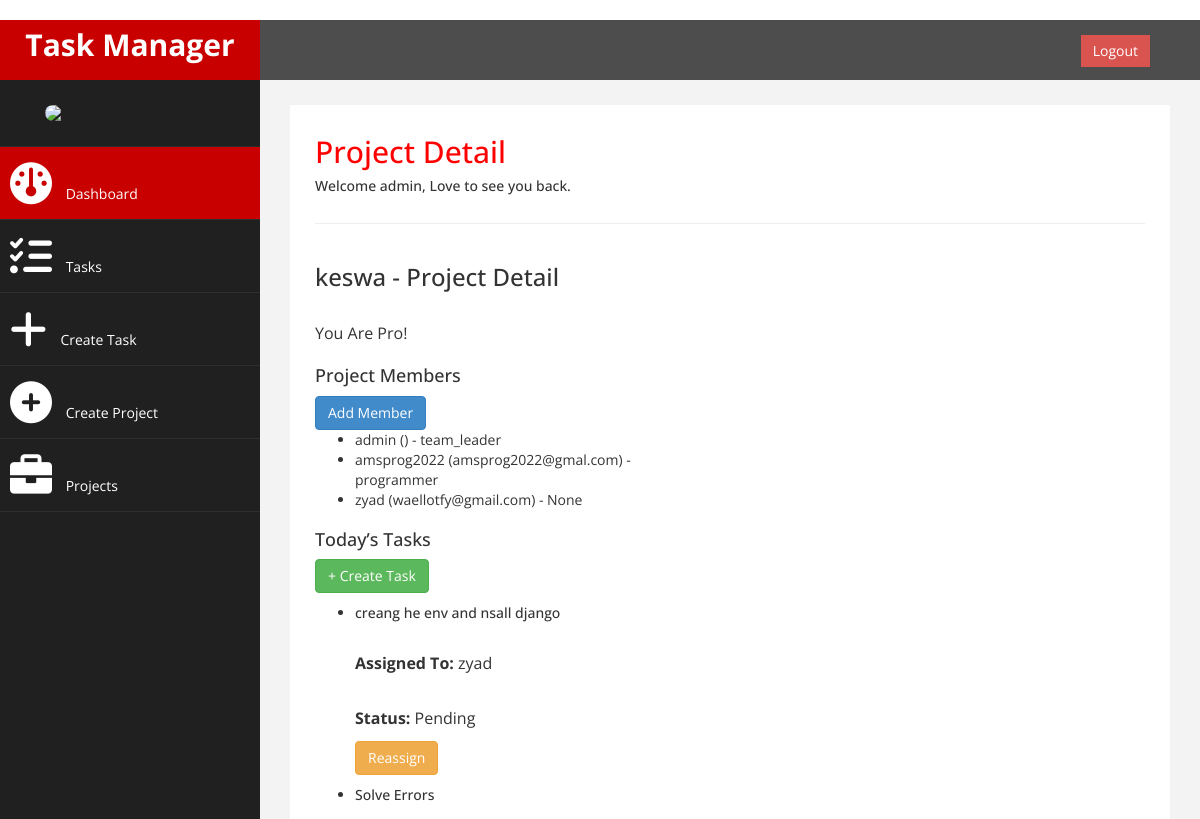
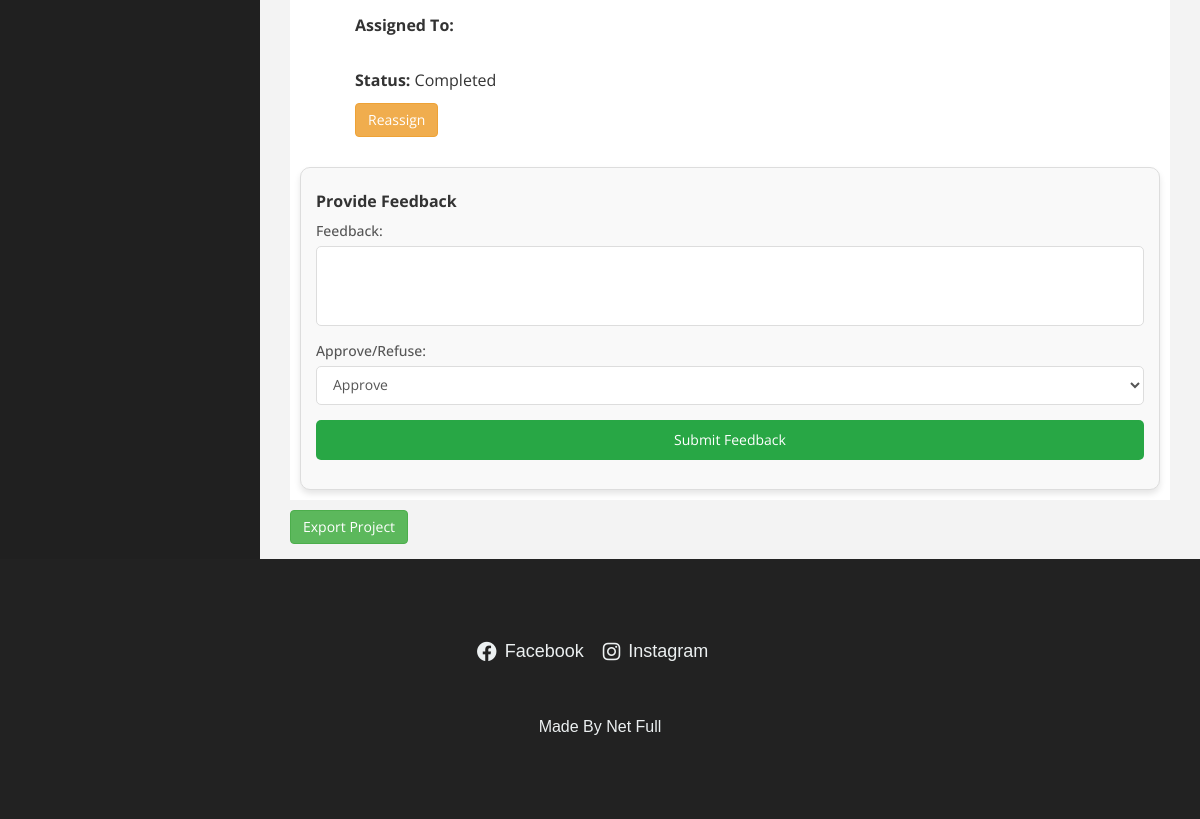
The app's page /project/2/ (signed in), older data (2 pictures, top to bottom).
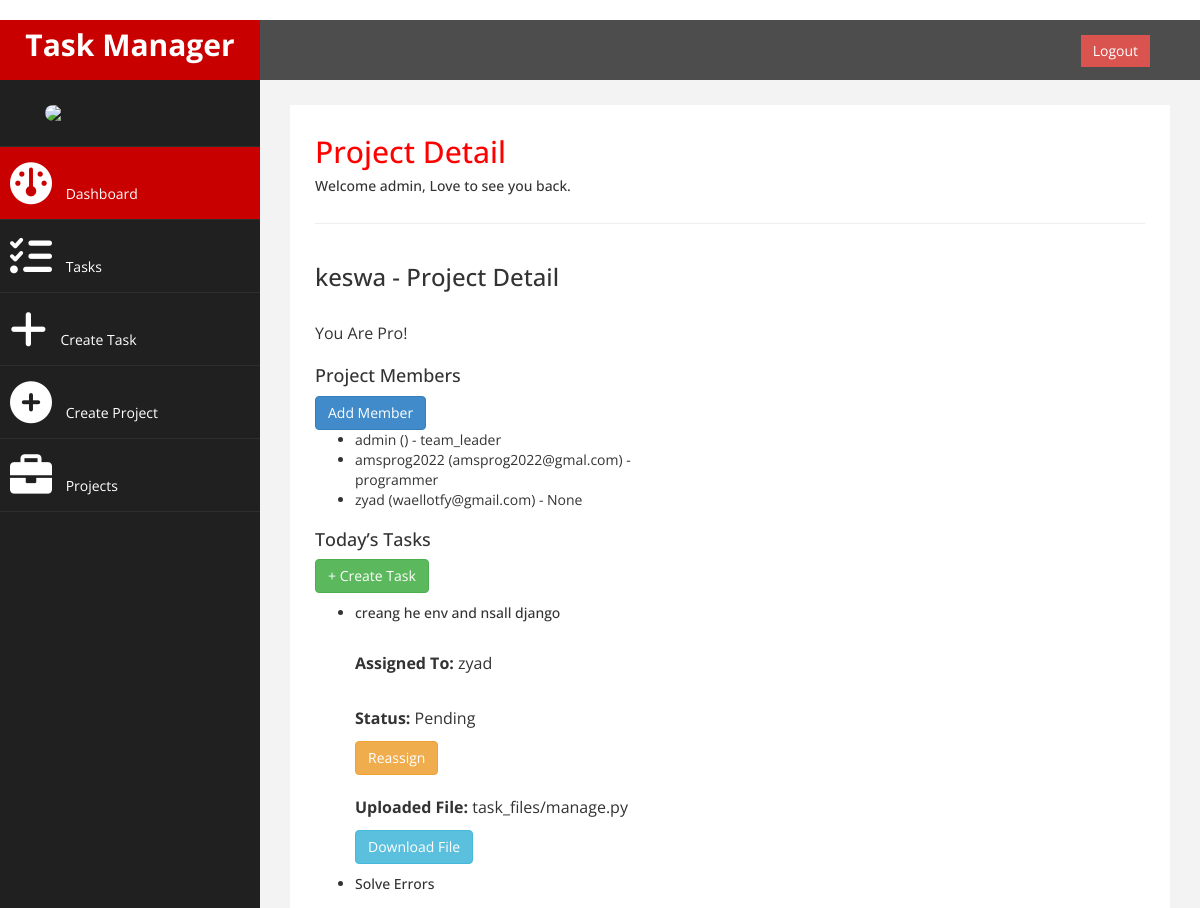
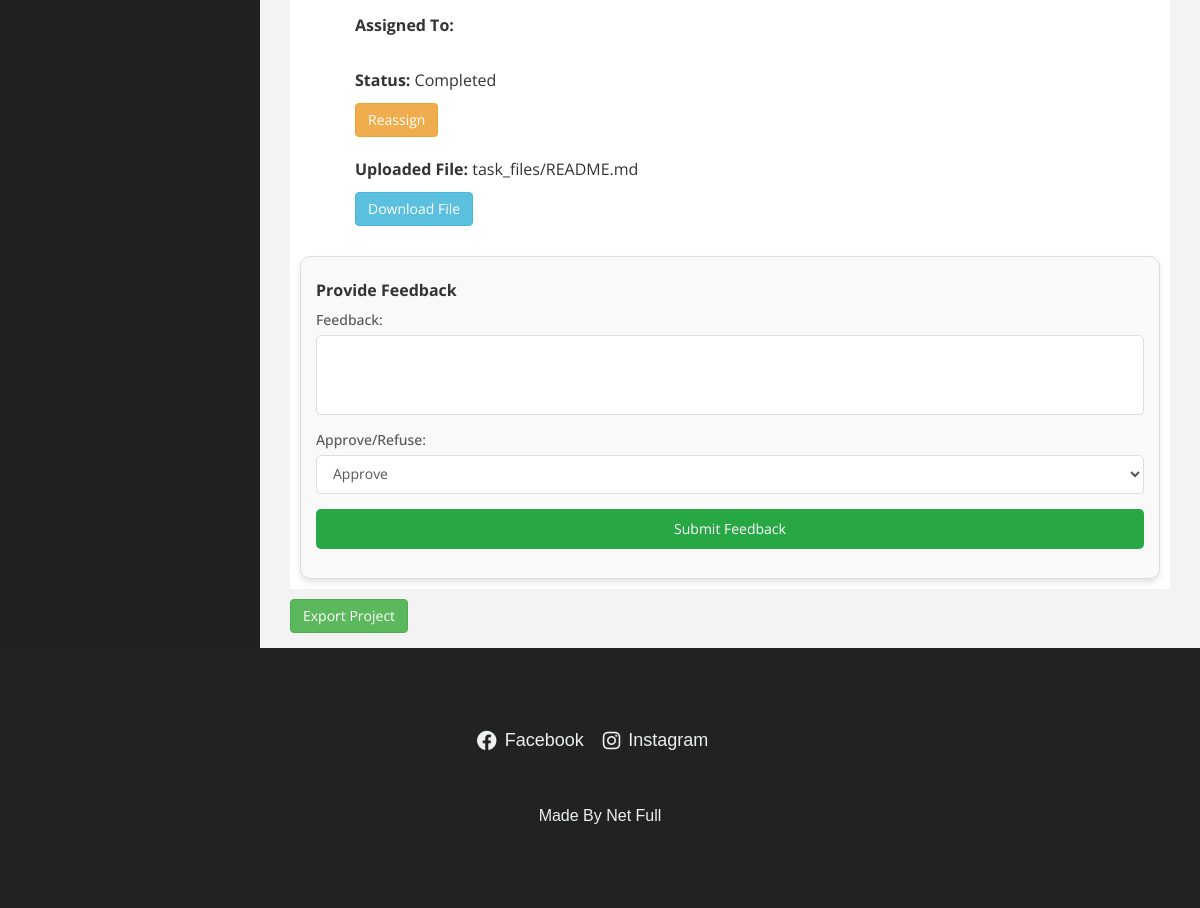
The same page, newer data (2 pictures, top to bottom).
### welcome/models.py (models this page shows)
class ProUserTask(models.Model):
    user = models.ForeignKey(CustomUser, on_delete=models.CASCADE)  # Task creator
    task_name = models.CharField(max_length=255)
    project = models.ForeignKey(
        'Project', on_delete=models.CASCADE, null=True, blank=True, related_name='tasks'
    )  # Related name for reverse querying tasks by project
    assigned_to = models.ForeignKey(
        CustomUser, on_delete=models.SET_NULL, null=True, blank=True, related_name='assigned_tasks'
    )  # User to whom the task is assigned
    uploaded_file = models.FileField(upload_to='task_files/', null=True, blank=True)
    created_at = models.DateTimeField(auto_now_add=True)
    is_done = models.BooleanField(default=False)
    def __str__(self):
        return self.task_name

class CustomUser(AbstractUser):
    subscription_type = models.CharField(
        max_length=20,
        choices=[('free', 'Free'), ('pro', 'Pro')],
        default='free'
    )
    ROLE_CHOICES = [
        ('team_leader', 'Team Leader'),
        ('product_owner', 'Product Owner'),
        ('programmer', 'Programmer'),
    ]
    role = models.CharField(max_length=20, choices=ROLE_CHOICES, null=True)
    trial_start_date = models.DateField(null=True, blank=True)
    category = models.CharField(
        max_length=20,
        choices=[('programming', 'Programming'), ('education', 'Education'), ('crm', 'CRM')],
        null=True
    )
    pro_subscription_date = models.DateField(null=True, blank=True)
    subscription_end_date = models.DateField(null=True, blank=True)
    groups = models.ManyToManyField(
        Group,
        related_name="custom_user_groups",
        blank=True
    )
    user_permissions = models.ManyToManyField(
        Permission,
        related_name="custom_user_permissions",
        blank=True
    )

### welcome/views.py (the view)
# urls.py: path('project/<int:project_id>/', views.project_detail, name='project_detail'),
@login_required
def project_detail(request, project_id):
    project = get_object_or_404(Project, id=project_id)
    if request.user != project.created_by and request.user not in project.members.all():
        return HttpResponseForbidden("You do not have permission to view this project.")
    tasks = project.tasks.all()
    print(f"Tasks for project {project_id}: {tasks}")
    return render(request, 'project_detail.html', {
        'project': project,
        'tasks': tasks,
        'members': project.members.all()
    })

### welcome/templates/project_detail.html (shortened to what the changed rows need)
﻿﻿﻿{% load static %}
<!DOCTYPE html>
<html xmlns="http://www.w3.org/1999/xhtml">
<head>
    <link href="{% static 'bootstrap.css' %}" rel="stylesheet" />
    <link href="{% static 'font-awesome.css' %}" rel="stylesheet" />
    <link rel="stylesheet" href="https://cdnjs.cloudflare.com/ajax/libs/font-awesome/6.0.0-beta3/css/all.min.css" />
    <link href="{% static 'custom.css' %}" rel="stylesheet" />
</head>
<body>
    <div id="wrapper">
        <div id="page-wrapper">
            <div id="page-inner">
                <div class="container-fluid">
                    <div class="row">
                        <div class="col-md-12">
                            <h2 class="page-title">Project Detail</h2>
                        </div>
                    </div>
                    <div class="task-manager row">
                        <div class="col-md-6">
                            <div class="task-left">
                                <div class="tasks-section">
                                    <div class="tasks-wrapper">
                                        {% if tasks %}
                                            <ul class="task-list">
                                                {% for task in tasks %}
                                                <li class="task-item {% if task.is_done %}completed{% endif %}">
                                                    <h5>{{ task.task_name }}</h5>
                                                    <p><strong>Assigned To:</strong> {{ task.assigned_to.username }}</p>
                                                    <p><strong>Status:</strong> {% if task.is_done %}Completed{% else %}Pending{% endif %}</p>
                                                    <button class="btn btn-warning" onclick="document.getElementById('reassign-task-{{ task.id }}').style.display='block'">Reassign</button>
                                                    {% if task.uploaded_file %}
                                                        <p><strong>Uploaded File:</strong> {{ task.uploaded_file.name }}</p>
                                                        <a href="{% url 'download_task_file' task.id %}" target="_blank" class="btn btn-info">Download File</a>
                                                    {% endif %}
                                                </li>
                                                {% endfor %}
                                            </ul>
                                        {% else %}
                                            <p>No tasks available.</p>
                                        {% endif %}
                                    </div>
                                </div>
                            </div>
                        </div>
                    </div>
                </div>
                {% for task in tasks %}
                {% if task.is_done %}
            <div class="task-feedback">
              <h5>Provide Feedback</h5>
              <form method="post" action="{% url 'task_detail' task.id %}">
                <label for="feedback">Feedback:</label>
                <textarea id="feedback" name="feedback" required></textarea>
                <label for="approval">Approve/Refuse:</label>
                <select id="approval" name="action" required>
                  <option value="approve">Approve</option>
                </select>
                <button type="submit">Submit Feedback</button>
              </form>
            </div>
            {% endif %}
            {% endfor %}
            </div>
        </div>
    </div>
</body>
</html>

Row changes from the older to the newer data that the page shows:
changed ProUserTask "creang he env and nsall django": uploaded_file empty → "task_files/manage.py" (drawn); uploaded_file.name (not shown) → "task_files/manage.py"
changed ProUserTask "Solve Errors": uploaded_file empty → "task_files/README.md" (drawn); uploaded_file.name (not shown) → "task_files/README.md"
